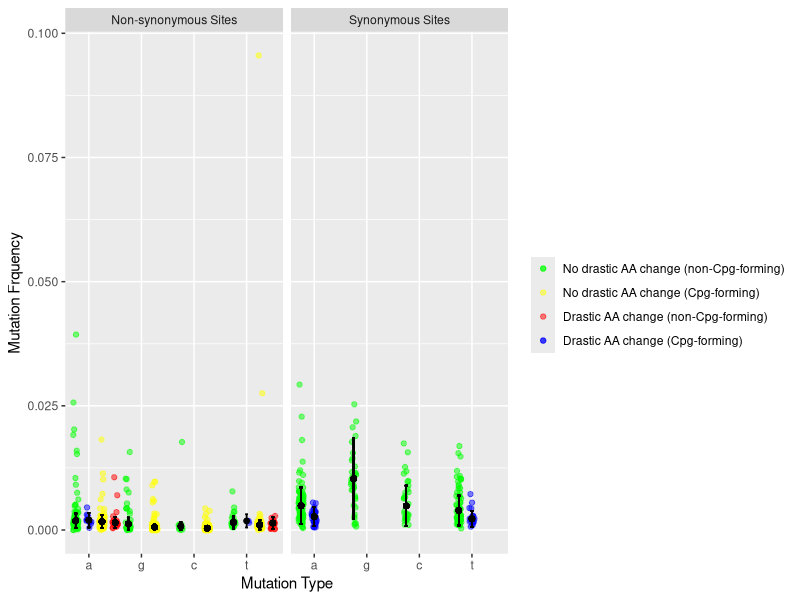

Write the R code that produced this figure.
#Cleaning up for final project

setwd("~/Desktop/Git")

#install.packages('ggplot2')
#install.packages('scales')
#scales is used to log the y axis in the graoh and ggplot2 is used to create the graph
library(scales)
library(ggplot2)

#reading in data
data<-read.csv('OverviewSelCoeff_BachelerFilter.csv') 

#Start of the graph function
nightcrewgraph = function(data){
#building the combo lines to help sort (used later when info is subsetted) 
data$combo<- (data$bigAAChange*3) + (data$makesCpG*2)
data$combo<- as.factor(data$combo)
levels(data$combo) <- gsub("0", "noAA noCPG", levels(data$combo))
levels(data$combo) <- gsub("2", "noAA yesCPG", levels(data$combo))
levels(data$combo) <- gsub("3", "yesAA noCPG", levels(data$combo))
levels(data$combo) <- gsub("5", "yesAA yesCPG", levels(data$combo))

#Subsetting for the data that we really want
datatww <- subset(data, TypeOfSite=="syn" | TypeOfSite=="nonsyn")
datatww$TypeOfSite <- ifelse(datatww$TypeOfSite == "syn", "Synonymous Sites", "Non-synonymous Sites")
#idea for log
#datatww$lowerConf= log(datatww$lowerConf)
#datatww$upperConf= log(datatww$upperConf)
#datatww$MeanFreq = log(datatww$MeanFreq) 

#givine values to each nucecotide and if they have a cetain combo
#first need to introduce new columes for collecting the xvaue and the color
datatww$xvalue<- 0
datatww$color <- 0

for (i in 1:length(datatww$num)) {
    if (datatww$bigAAChange[i] == 0 && datatww$makesCpG[i] == 0 && datatww$WTnt[i] == "a") {
        datatww$xvalue[i] <- 1
        datatww$color[i] <- "blue"
    } else if (datatww$bigAAChange[i] == 0 && datatww$makesCpG[i] == 1 && datatww$WTnt[i] == "a") {
        datatww$xvalue[i] <- 2
        datatww$color[i] <- "red"
    } else if (datatww$bigAAChange[i] == 1 && datatww$makesCpG[i] == 0 && datatww$WTnt[i] == "a") {
        datatww$xvalue[i] <- 3
        datatww$color[i] <- "green"
    } else if (datatww$bigAAChange[i] == 1 && datatww$makesCpG[i] == 1 && datatww$WTnt[i] == "a") {
        datatww$xvalue[i] <- 4
        datatww$color[i] <- "purple"
    } else if (datatww$bigAAChange[i] == 0 && datatww$makesCpG[i] == 0 && datatww$WTnt[i] == "g") {
        datatww$xvalue[i] <- 5
        datatww$color[i] <- "blue"
    } else if (datatww$bigAAChange[i] == 0 && datatww$makesCpG[i] == 1 && datatww$WTnt[i] == "g") {
        datatww$xvalue[i] <- 6
        datatww$color[i] <- "red"
    } else if (datatww$bigAAChange[i] == 1 && datatww$makesCpG[i] == 0 && datatww$WTnt[i] == "g") {
        datatww$xvalue[i] <- 7
        datatww$color[i] <- "green"
    } else if (datatww$bigAAChange[i] == 1 && datatww$makesCpG[i] == 1 && datatww$WTnt[i] == "g") {
        datatww$xvalue[i] <- 8
        datatww$color[i] <- "purple"
    } else if (datatww$bigAAChange[i] == 0 && datatww$makesCpG[i] == 0 && datatww$WTnt[i] == "c") {
        datatww$xvalue[i] <- 9
        datatww$color[i] <- "blue"
    } else if (datatww$bigAAChange[i] == 0 && datatww$makesCpG[i] == 1 && datatww$WTnt[i] == "c") {
        datatww$xvalue[i] <- 10
        datatww$color[i] <- "red"
    } else if (datatww$bigAAChange[i] == 1 && datatww$makesCpG[i] == 0 && datatww$WTnt[i] == "c") {
        datatww$xvalue[i] <- 11
        datatww$color[i] <- "green"
    } else if (datatww$bigAAChange[i] == 1 && datatww$makesCpG[i] == 1 && datatww$WTnt[i] == "c") {
        datatww$xvalue[i] <- 12
        datatww$color[i] <- "purple"
    } else if (datatww$bigAAChange[i] == 0 && datatww$makesCpG[i] == 0 && datatww$WTnt[i] == "t") {
        datatww$xvalue[i] <- 13
        datatww$color[i] <- "blue"
    } else if (datatww$bigAAChange[i] == 0 && datatww$makesCpG[i] == 1 && datatww$WTnt[i] == "t") {
        datatww$xvalue[i] <- 14
        datatww$color[i] <- "red"
    } else if (datatww$bigAAChange[i] == 1 && datatww$makesCpG[i] == 0 && datatww$WTnt[i] == "t") {
        datatww$xvalue[i] <- 15
        datatww$color[i] <- "green"
    } else if (datatww$bigAAChange[i] == 1 && datatww$makesCpG[i] == 1 && datatww$WTnt[i] == "t") {
        datatww$xvalue[i] <- 16
        datatww$color[i] <- "purple"
    }
}




#subsetiing all the data by amino acid, drastic AA, and CpG forming 

#syn subset stuff
syndata <- subset(datatww, TypeOfSite=="Synonymous Sites")

#syn subset for no AA and no CPG
synNNdata <- subset(syndata, combo=="noAA noCPG")
#syn subset for no AA and no CPG for a, c, g, t (for HIV all 4 should be here)
synNNa <- subset(synNNdata, WTnt=="a")
synNNc <- subset(synNNdata, WTnt=="c")
synNNg  <- subset(synNNdata, WTnt=="g")
synNNt  <- subset(synNNdata, WTnt=="t")
#syn subset for no AA and yes CPG
synNYdata<- subset(syndata, combo=="noAA yesCPG")
#syn subset for no AA and yes CPG for a, c, g, t (for HIV a, t )
synNYa <- subset(synNYdata, WTnt=="a")
synNYc <- subset(synNYdata, WTnt=="c")
synNYg  <- subset(synNYdata, WTnt=="g")
synNYt  <- subset(synNYdata, WTnt=="t")
#syn subset for yes AA and no CPG 
synYNdata <- subset(syndata, combo=="yesAA noCPG")
#syn subset for yes AA and no CPG for a, c, g, t (none for HIV)
synYNa <- subset(synYNdata, WTnt=="a")
synYNc <- subset(synYNdata, WTnt=="c")
synYNg  <- subset(synYNdata, WTnt=="g")
synYNt  <- subset(synYNdata, WTnt=="t")
#syn subset for yes AA and yes CPG
synYYdata <- subset(syndata, combo=="yesAA yesCPG")
#syn subset for yes AA and yes CPG for a, c, g, t (none for HIV)
synYYa <- subset(synYYdata, WTnt=="a")
synYYc <- subset(synYYdata, WTnt=="c")
synYYg  <- subset(synYYdata, WTnt=="g")
synYYt  <- subset(synYYdata, WTnt=="t")

#nonsyn sub set stuff
nonsyndata <- subset(datatww, TypeOfSite=="Non-synonymous Sites")

nonyescpGdata<- subset(nonsyndata, combo=="noAA yesCPG")

#nonsyn subset for no AA and no CPG
nonNNdata <- subset(nonsyndata, combo=="noAA noCPG")
#nonsyn subset for no AA and no CPG for a, c, g, t (for HIV all 4 should be here)
nonsynNNa <- subset(nonNNdata, WTnt=="a")
nonsynNNc <- subset(nonNNdata, WTnt=="c")
nonsynNNg  <- subset(nonNNdata, WTnt=="g")
nonsynNNt  <- subset(nonNNdata, WTnt=="t")
#nonsyn subset for no AA and yes CPG
nonNYdata<- subset(nonsyndata, combo=="noAA yesCPG")
#syn subset for no AA and yes CPG for a, c, g, t (for HIV a, t )
nonsynNYa <- subset(nonNYdata, WTnt=="a")
nonsynNYc <- subset(nonNYdata, WTnt=="c")
nonsynNYg  <- subset(nonNYdata, WTnt=="g")
nonsynNYt  <- subset(nonNYdata, WTnt=="t")
#syn subset for yes AA and no CPG 
nonYNdata <- subset(nonsyndata, combo=="yesAA noCPG")
#syn subset for yes AA and no CPG for a, c, g, t (for HIV all 4 should be here)
nonsynYNa <- subset(nonYNdata, WTnt=="a")
nonsynYNc <- subset(nonYNdata, WTnt=="c")
nonsynYNg  <- subset(nonYNdata, WTnt=="g")
nonsynYNt  <- subset(nonYNdata, WTnt=="t")
#syn subset for yes AA and yes CPG
nonYYdata <- subset(nonsyndata, combo=="yesAA yesCPG")
#syn subset for yes AA and yes CPG for a, c, g, t (for HIV a, t)
nonsynYYa <- subset(nonYYdata, WTnt=="a")
nonsynYYc <- subset(nonYYdata, WTnt=="c")
nonsynYYg  <- subset(nonYYdata, WTnt=="g")
nonsynYYt  <- subset(nonYYdata, WTnt=="t")


#graph
nightmare <-ggplot(aes(factor(xvalue), MeanFreq), data = datatww)+
    #synNNdata
    #scale_y_log10() +
    scale_x_discrete(limits=c(1,2,3,4,5,6,7,8,9,10,11,12,13,14,15,16),breaks=c("2","6","10", "14"), labels=c("a", "g", "c","t"))+
    geom_jitter(data= syndata,aes(colour = syndata$color, x = factor(xvalue)),position = position_jitter(width = .2), alpha = 0.5) +
    facet_wrap(~ TypeOfSite)+
    #nonsyn data
    geom_jitter(data= nonsyndata,aes(colour = nonsyndata$color, x = factor(xvalue)),position = position_jitter(width = .2), alpha = 0.5) +
    #geom_vline(xintercept = 4.5, linetype="dotted", color = "dark gray", size=1.5) +
    #geom_vline(xintercept = 8.1, linetype="dotted", color = "dark gray", size=1.5) +
    #geom_vline(xintercept = 12, linetype="dotted", color = "dark gray", size=1.5)+
    scale_color_manual(labels = c("No drastic AA change (non-Cpg-forming)","No drastic AA change (Cpg-forming)","Drastic AA change (non-Cpg-forming)","Drastic AA change (Cpg-forming)"), values = c("green", "yellow","red", "blue")) +
    labs(x="Mutation Type", y="Mutation Frquency",col=" ")

#graphing other info basied on conditions
nightmare
    if (nrow(synNNa)!=0) {
        nightmare<- nightmare + geom_errorbar(data = synNNa, aes(ymin = median(lowerConf), ymax = median(upperConf), width = 0.2))
        nightmare<- nightmare + geom_point(data =synNNa, aes('1',median(c(median(lowerConf),median(upperConf)))))
    }
    if (nrow(synNNc)!=0) {
        nightmare<- nightmare + geom_errorbar(data = synNNc, aes(ymin = median(lowerConf), ymax = median(upperConf), width = 0.2))
        nightmare<- nightmare + geom_point(data =synNNc, aes('9',median(c(median(lowerConf),median(upperConf)))))
    } 
    if (nrow(synNNg)!=0) {
        nightmare<- nightmare +geom_errorbar(data = synNNg, aes(ymin = median(lowerConf), ymax = median(upperConf), width = 0.2))
        nightmare<- nightmare +geom_point(data =synNNg, aes('5',median(c(median(lowerConf),median(upperConf)))))
    } 
    if (nrow(synNNt)!=0) {
        nightmare<- nightmare +geom_errorbar(data = synNNt, aes(ymin = median(lowerConf), ymax = median(upperConf), width = 0.2))
        nightmare<- nightmare +geom_point(data =synNNt, aes('13',median(c(median(lowerConf),median(upperConf)))))
    } 
    #synNYdata
    if (nrow(synNYa)!=0) {
        nightmare<- nightmare +geom_errorbar(data = synNYa, aes(ymin = median(lowerConf), ymax = median(upperConf), width = 0.2))
        nightmare<- nightmare +geom_point(data =synNYa, aes('2',median(c(median(lowerConf),median(upperConf)))))
    } 
    if (nrow(synNYc)!=0) {
        nightmare<- nightmare +geom_errorbar(data = synNYc, aes(ymin = median(lowerConf), ymax = median(upperConf), width = 0.2))
        nightmare<- nightmare +geom_point(data =synNYc, aes('10',median(c(median(lowerConf),median(upperConf)))))
    } 
    if (nrow(synNYg)!=0) {
        nightmare<- nightmare +geom_errorbar(data = synNYg, aes(ymin = median(lowerConf), ymax = median(upperConf), width = 0.2))
        nightmare<- nightmare +geom_point(data =synNYg, aes('6',median(c(median(lowerConf),median(upperConf)))))
    } 
    if (nrow(synNYt)!=0) {
        nightmare<- nightmare +geom_errorbar(data = synNYt, aes(ymin = median(lowerConf), ymax = median(upperConf), width = 0.2))
        nightmare<- nightmare +geom_point(data =synNYt, aes('14',median(c(median(lowerConf),median(upperConf)))))
    } 
    if (nrow(synYNa)!=0) {
        nightmare<- nightmare +geom_errorbar(data = synYNa, aes(ymin = median(lowerConf), ymax = median(upperConf), width = 0.2))
        nightmare<- nightmare +geom_point(data =synYNa, aes('3',median(c(median(lowerConf),median(upperConf)))))
    } 
    if (nrow(synYNc)!=0) {
        nightmare<- nightmare +geom_errorbar(data = synYNc, aes(ymin = median(lowerConf), ymax = median(upperConf), width = 0.2))
        nightmare<- nightmare +geom_point(data =synYNc, aes('11',median(c(median(lowerConf),median(upperConf)))))
    } 
    if (nrow(synYNg)!=0) {
        nightmare<- nightmare +geom_errorbar(data = synYNg, aes(ymin = median(lowerConf), ymax = median(upperConf), width = 0.2))
        nightmare<- nightmare +geom_point(data =synYNg, aes('7',median(c(median(lowerConf),median(upperConf)))))
    } 
    if (nrow(synYNt)!=0) {
        nightmare<- nightmare +geom_errorbar(data = synYNt, aes(ymin = median(lowerConf), ymax = median(upperConf), width = 0.2))
        nightmare<- nightmare +geom_point(data =synYNt, aes('15',median(c(median(lowerConf),median(upperConf)))))
    } 
    if (nrow(synYYa)!=0) {
        nightmare<- nightmare +geom_errorbar(data = synYYa, aes(ymin = median(lowerConf), ymax = median(upperConf), width = 0.2))
        nightmare<- nightmare +geom_point(data =synYYa, aes('4',median(c(median(lowerConf),median(upperConf)))))
    } 
    if (nrow(synYYc)!=0) {
        nightmare<- nightmare +geom_errorbar(data = synYYc, aes(ymin = median(lowerConf), ymax = median(upperConf), width = 0.2))
        nightmare<- nightmare +geom_point(data =synYYc, aes('12',median(c(median(lowerConf),median(upperConf)))))
    } 
    if (nrow(synYYg)!=0) {
        nightmare<- nightmare +geom_errorbar(data = synYYg, aes(ymin = median(lowerConf), ymax = median(upperConf), width = 0.2))
        nightmare<- nightmare +geom_point(data =synYYg, aes('8',median(c(median(lowerConf),median(upperConf)))))
    } 
    if (nrow(synYYt)!=0) {
        nightmare<- nightmare +geom_errorbar(data = synYYt, aes(ymin = median(lowerConf), ymax = median(upperConf), width = 0.2))
        nightmare<- nightmare +geom_point(data =synYYt, aes('16',median(c(median(lowerConf),median(upperConf)))))
    } 
    
    #nonsyn data
    
    if (nrow(nonsynNNa)!=0) {
        nightmare<- nightmare +geom_errorbar(data = nonsynNNa, aes(ymin = median(lowerConf), ymax = median(upperConf), width = 0.2))
        nightmare<- nightmare +geom_point(data =nonsynNNa, aes('1',median(c(median(lowerConf),median(upperConf)))))
    } 
    if (nrow(nonsynNNc)!=0) {
        nightmare<- nightmare +geom_errorbar(data = nonsynNNc, aes(ymin = median(lowerConf), ymax = median(upperConf), width = 0.2))
        nightmare<- nightmare +geom_point(data =nonsynNNc, aes('9',median(c(median(lowerConf),median(upperConf)))))
    } 
    if (nrow(nonsynNNg)!=0) {
        nightmare<- nightmare +geom_errorbar(data = nonsynNNg, aes(ymin = median(lowerConf), ymax = median(upperConf), width = 0.2))
        nightmare<- nightmare +geom_point(data =nonsynNNg, aes('5',median(c(median(lowerConf),median(upperConf)))))
    } 
    if (nrow(nonsynNNt)!=0) {
        nightmare<- nightmare +geom_errorbar(data = nonsynNNt, aes(ymin = median(lowerConf), ymax = median(upperConf), width = 0.2))
        nightmare<- nightmare +geom_point(data =nonsynNNt, aes('13',median(c(median(lowerConf),median(upperConf)))))
    } 
    
    if (nrow(nonsynNYa)!=0) {
        nightmare<- nightmare +geom_errorbar(data = nonsynNYa, aes(ymin = median(lowerConf), ymax = median(upperConf), width = 0.2))
        nightmare<- nightmare + geom_point(data =nonsynNYa, aes('2',median(c(median(lowerConf),median(upperConf)))))
    } 
    if (nrow(nonsynNYc)!=0) {
        nightmare<- nightmare +geom_errorbar(data = nonsynNYc, aes(ymin = median(lowerConf), ymax = median(upperConf), width = 0.2))
        nightmare<- nightmare +geom_point(data =nonsynNYc, aes('10',median(c(median(lowerConf),median(upperConf)))))
    } 
    if (nrow(nonsynNYg)!=0) {
        nightmare<- nightmare +geom_errorbar(data = nonsynNYg, aes(ymin = median(lowerConf), ymax = median(upperConf), width = 0.2))
        nightmare<- nightmare +geom_point(data =nonsynNYg, aes('6',median(c(median(lowerConf),median(upperConf)))))
    }  
    if (nrow(nonsynNYt)!=0) {
        nightmare<- nightmare +geom_errorbar(data = nonsynNYt, aes(ymin = median(lowerConf), ymax = median(upperConf), width = 0.2))
        nightmare<- nightmare +geom_point(data =nonsynNYt, aes('14',median(c(median(lowerConf),median(upperConf)))))
    } 
    #
    if (nrow(nonsynYNa)!=0) {
        nightmare<- nightmare +geom_errorbar(data = nonsynYNa, aes(ymin = median(lowerConf), ymax = median(upperConf), width = 0.2))
        nightmare<- nightmare +geom_point(data =nonsynYNa, aes('3',median(c(median(lowerConf),median(upperConf)))))
    } 
    if (nrow(nonsynYNc)!=0) {
        nightmare<- nightmare +geom_errorbar(data = nonsynYNc, aes(ymin = median(lowerConf), ymax = median(upperConf), width = 0.2))
        nightmare<- nightmare +geom_point(data =nonsynYNc, aes('11',median(c(median(lowerConf),median(upperConf)))))
    } 
    if (nrow(nonsynYNg)!=0) {
        nightmare<- nightmare +geom_errorbar(data = nonsynYNg, aes(ymin = median(lowerConf), ymax = median(upperConf), width = 0.2))
        nightmare<- nightmare +geom_point(data =nonsynYNg, aes('7',median(c(median(lowerConf),median(upperConf)))))
    } 
    if (nrow(nonsynYNt)!=0) {
        nightmare<- nightmare +geom_errorbar(data = nonsynYNt, aes(ymin = median(lowerConf), ymax = median(upperConf), width = 0.2))
        nightmare<- nightmare +geom_point(data =nonsynYNt, aes('15',median(c(median(lowerConf),median(upperConf)))))
    } 
    #
    if (nrow(nonsynYYa)!=0) {
        nightmare<- nightmare +geom_errorbar(data = nonsynYYa, aes(ymin = median(lowerConf), ymax = median(upperConf), width = 0.2))
        nightmare<- nightmare +geom_point(data =nonsynYYa, aes('4',median(c(median(lowerConf),median(upperConf)))))
    } 
    if (nrow(nonsynYYc)!=0) {
        nightmare<- nightmare +geom_errorbar(data = nonsynYYc, aes(ymin = median(lowerConf), ymax = median(upperConf), width = 0.2))
        nightmare<- nightmare +geom_point(data =nonsynYYc, aes('12',median(c(median(lowerConf),median(upperConf)))))
    } 
    if (nrow(nonsynYYg)!=0) {
        nightmare<- nightmare +geom_errorbar(data = nonsynYYg, aes(ymin = median(lowerConf), ymax = median(upperConf), width = 0.2))
        nightmare<- nightmare +geom_point(data =nonsynYYg, aes('8',median(c(median(lowerConf),median(upperConf)))))
    } 
    if (nrow(nonsynYYt)!=0) {
        nightmare<- nightmare +geom_errorbar(data = nonsynYYt, aes(ymin = median(lowerConf), ymax = median(upperConf), width = 0.2))
        nightmare<- nightmare +geom_point(data =nonsynYYt, aes('16',median(c(median(lowerConf),median(upperConf)))))
    } 
nightmare
print(nightmare)

#return(datatww)
#ggsave(filename="nightmare.pdf", plot=nightmare)
#ggsave(filename="nightmare.pdf", plot = last_plot(), device = NULL, path = NULL,
       #scale = 1, width = NA, height = NA, units = c("in", "cm", "mm"),
       #dpi = 300, limitsize = TRUE, ...)
}

nightcrewgraph(data)
